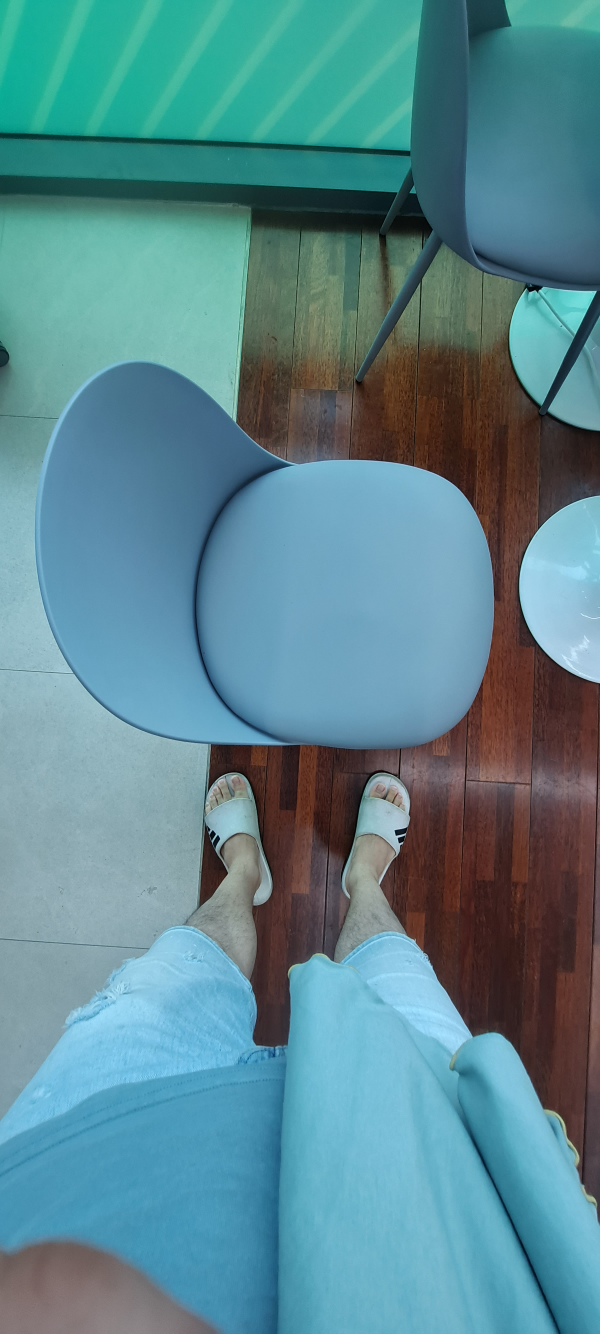
#> input picture DataAug/org/blue_sky_y_na.jpg, 1800 x 4000 px, found by its file name (shown at 1/3 size)
$ python pr9.py
#> lines starting #> are read from the running program, lines starting #| are printed output that depends on the picture
#색깔-하늘or정면or사이드-등받이유무-팔걸이 유무
#1.배경:흰색 책상,우드 테이블
#2.데이터 증식 조건
#   2-0.스마트폰으로 사진 촬영후 이미지 크기를 줄여주자. (이미지 크기 224x224)
#       대상물 촬영을 어떻게 해야할지 확인

#   2-1.rotate:회전(10~30도)법위 안에서 어느 정도 각도를 넣어야 인식이 잘 되는가?
#   2-2.hflip,vflip:도움이 되는가? 넣을 것인가?
#   2-3.resize,crop:가능하면 적용해보자.
#   2-4.파일명을 다르게 저장 cf)jelly_woodfreen_sky_no_na.jpg,jelly_whitefreen_sky_no_na.jpg
#       jelly_wood_rot_15freen_sky_no_na.jpg,jelly_wood_hflipfreen_sky_no_na.jpg,jelly_wood_resizefreen_sky_no_na.jpg
#   2-5.클래스 별로 폴더를 생성
#   2-6.데이터를 어떻게 넣느냐에 따라 어떻게 동작되는지 1~2줄로 요약

#구성 순서
#1.촬영한다.
#2.이미지를 컴퓨터로 복사, resize한다.
#3.육안으로 확인, 이렇게 사용해도 되는가?
#4.함수들을 만든다.resize,rotate,hflip,vflip,crop
#  원본 파일명을 읽어서 파일명을 생성하는 기능은 모든 함수에 있어야한다.
#5.단일 함수를 검증
#6.함수를 활용해서 기능 구현
#7.테스트(경우의 수)
#8.데이터셋을 teachable machine사이트에 올려서 테스트
#9.인식이 잘 안되는 케이스를 분석하고 케이스 추가 1~8에서 구현된 기능을 이용

import cv2,sys
import numpy as np
import os

RESIZE_EN = True
ROTATE_EN = True

dataPath=os.path.join(os.getcwd(),'DataAug')
dataorg=os.path.join(dataPath,'org')
fileName=os.path.join(dataorg,'blue_sky_y_na.jpg')
print(fileName)
img=cv2.imread(fileName)
#> img is the input picture: shape (4000, 1800, 3); mean B, G, R 143.8, 135.4, 90.6

dsize=(224,224)
#스마트폰으로 촬영된 이미지를 224x224
# resize시에는 interpolation을 무엇으로 할 지도 중요
img_resize=cv2.resize(img,dsize,interpolation=cv2.INTER_AREA)
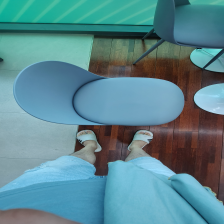
#> img_resize: shape (224, 224, 3); mean B, G, R 143.8, 135.4, 90.6
for angle in range(0,360,15):
    center = (img_resize.shape[1] // 2, img_resize.shape[0] // 2)
    rotation_matrix =cv2.getRotationMatrix2D(center, angle, 1)
    rotated_image = cv2.warpAffine(img_resize, rotation_matrix, (img_resize.shape[1], img_resize.shape[0]))


    output_folder = "C:\\Users\\SBA\\opencvDojang\\surplus_image\\blue_y" # 원하는 폴더 경로를 지정
    os.makedirs(output_folder, exist_ok=True)  # 폴더가 없으면 생성
    output_filename = os.path.join(output_folder, f"rotated_{angle}_blue_sky_y_na.jpg")# 파일 이름 설정
    cv2.imwrite(output_filename, rotated_image)
    cv2.imshow('rotated_image',rotated_image)
    cv2.waitKey(50)
#> this loop made 24 passes
#> pass 2, `rotated_image = cv2.warpAffine(img_resize, rotation_matrix, (img_resiz..`:
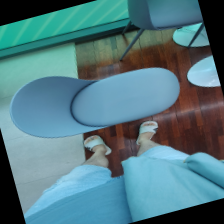
#> rotated_image: shape (224, 224, 3); mean B, G, R 130.7, 122.4, 82.8
#> pass 3, `rotated_image = cv2.warpAffine(img_resize, rotation_matrix, (img_resiz..`:
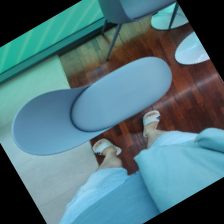
#> rotated_image: shape (224, 224, 3); mean B, G, R 122.4, 114.8, 79.2
# [6 lines of commented-out code are left out]

cv2.destroyAllWindows()

$ run again, with DataAug/chair/blue_front_y_na.jpg copied over DataAug/org/blue_sky_y_na.jpg
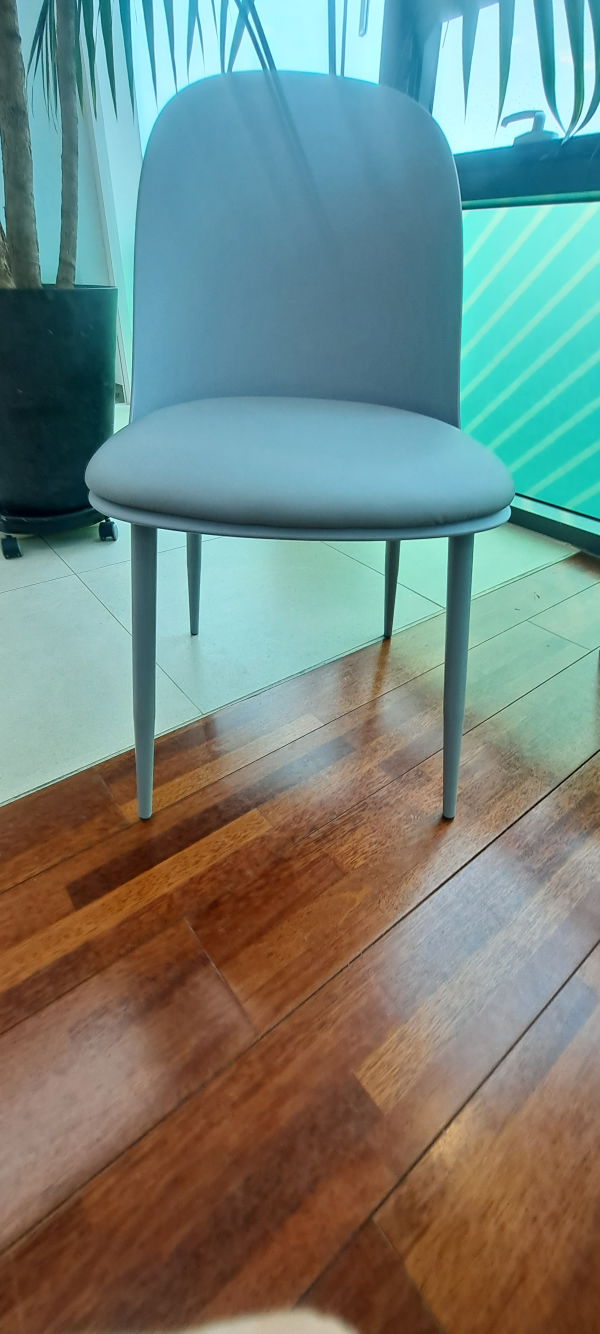
#> input picture DataAug/chair/blue_front_y_na.jpg, 1800 x 4000 px, found by its file name (shown at 1/3 size)
#> img is the input picture: shape (4000, 1800, 3); mean B, G, R 125.8, 133, 115.8
#> `img_resize=cv2.resize(img,dsize,interpolation=cv2.INTER_AREA)`:
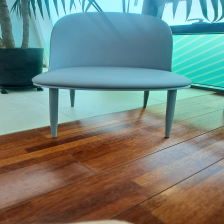
#> img_resize: shape (224, 224, 3); mean B, G, R 125.8, 133, 115.8
#> the loop `for angle in range(0,360,15):` made 24 passes
#> pass 3, `rotated_image = cv2.warpAffine(img_resize, rotation_matrix, (img_resiz..`:
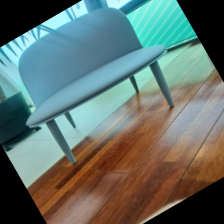
#> rotated_image: shape (224, 224, 3); mean B, G, R 108.1, 114.2, 98.8

$ run again, with DataAug/chair/blue_side_y_na.jpg copied over DataAug/org/blue_sky_y_na.jpg
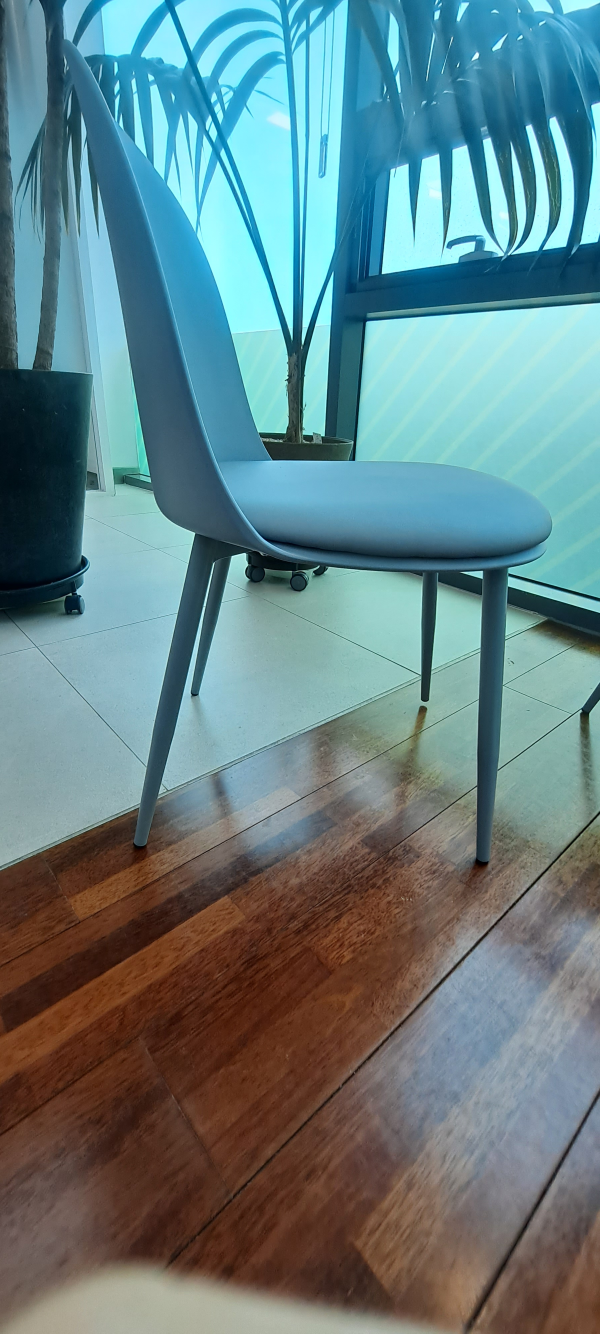
#> input picture DataAug/chair/blue_side_y_na.jpg, 1800 x 4000 px, found by its file name (shown at 1/3 size)
#> img is the input picture: shape (4000, 1800, 3); mean B, G, R 132.3, 128.7, 100.5
#> `img_resize=cv2.resize(img,dsize,interpolation=cv2.INTER_AREA)`:
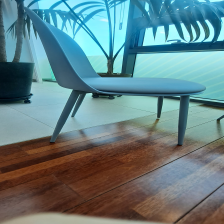
#> img_resize: shape (224, 224, 3); mean B, G, R 132.3, 128.7, 100.5
#> the loop `for angle in range(0,360,15):` made 24 passes
#> pass 3, `rotated_image = cv2.warpAffine(img_resize, rotation_matrix, (img_resiz..`:
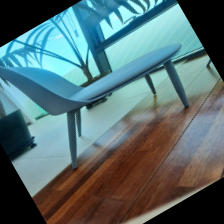
#> rotated_image: shape (224, 224, 3); mean B, G, R 112.7, 110.4, 86.1

$ run again, with DataAug/chair/blue_sky_no_na.jpg copied over DataAug/org/blue_sky_y_na.jpg
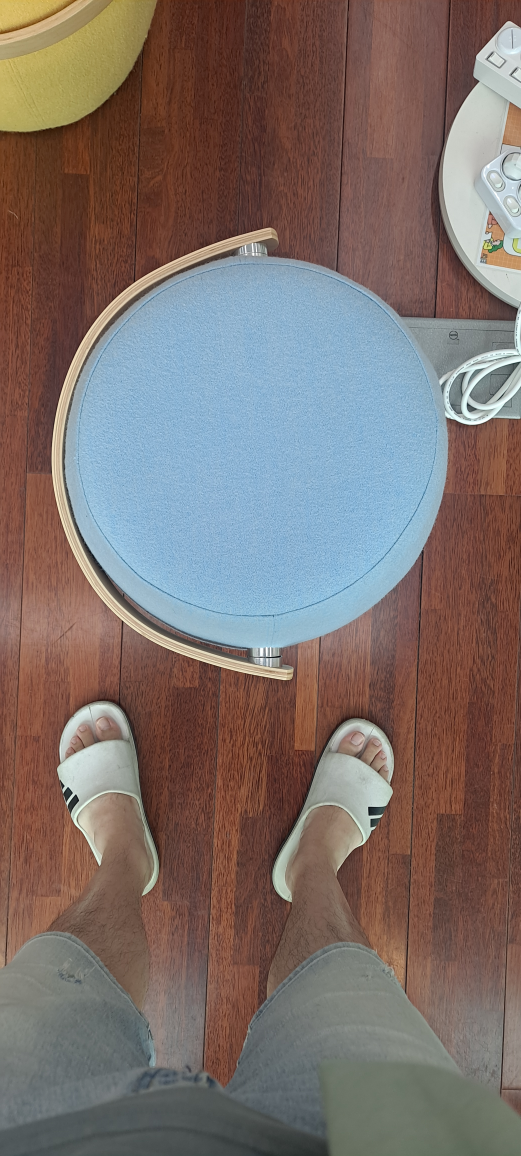
#> input picture DataAug/chair/blue_sky_no_na.jpg, 2084 x 4624 px, found by its file name (shown at 1/4 size)
#> img is the input picture: shape (4624, 2084, 3); mean B, G, R 106.8, 111.3, 124.5
#> `img_resize=cv2.resize(img,dsize,interpolation=cv2.INTER_AREA)`:
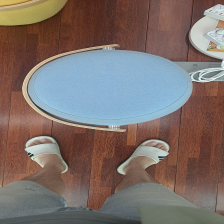
#> img_resize: shape (224, 224, 3); mean B, G, R 106.8, 111.3, 124.5
#> the loop `for angle in range(0,360,15):` made 24 passes
#> pass 3, `rotated_image = cv2.warpAffine(img_resize, rotation_matrix, (img_resiz..`:
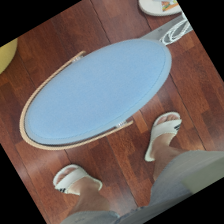
#> rotated_image: shape (224, 224, 3); mean B, G, R 91.7, 93.9, 104.9
